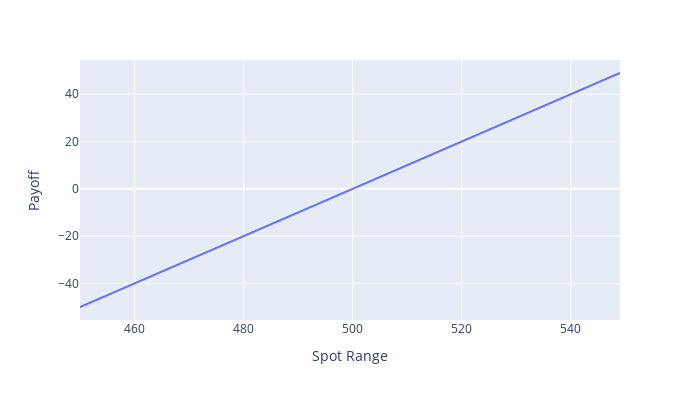

Source (notebook cell):
### Markdown cell above
### Stock Price Payoff

### Code cell
stock_price_payoff = spot-stock_purchase_price

fig = px.line(x=spot,y=stock_price_payoff)
fig.update_layout(height = 400, width = 700, xaxis_title = 'Spot Range', yaxis_title = 'Payoff')

### Figure 1 — Plotly figure (JSON) as saved in the notebook; plotly's stock layout.template omitted (floating-point values rounded to 4 significant figures)
{"data": [{"hovertemplate": "x=%{x}<br>y=%{y}<extra></extra>", "legendgroup": "", "line": {"color": "#636efa", "dash": "solid"}, "marker": {"symbol": "circle"}, "mode": "lines", "name": "", "orientation": "v", "showlegend": false, "type": "scatter", "x": [450, 451, 452, 453, 454, 455, 456, 457, 458, 459, 460, 461, 462, 463, 464, 465, 466, 467, 468, 469, 470, 471, 472, 473, 474, 475, 476, 477, 478, 479, 480, 481, 482, 483, 484, 485, 486, 487, 488, 489, 490, 491, 492, 493, 494, 495, 496, 497, 498, 499, 500, 501, 502, 503, 504, 505, 506, 507, 508, 509, 510, 511, 512, 513, 514, 515, 516, 517, 518, 519, 520, 521, 522, 523, 524, 525, 526, 527, 528, 529, 530, 531, 532, 533, 534, 535, 536, 537, 538, 539, 540, 541, 542, 543, 544, 545, 546, 547, 548, 549], "xaxis": "x", "y": [-50, -49, -48, -47, -46, -45, -44, -43, -42, -41, -40, -39, -38, -37, -36, -35, -34, -33, -32, -31, -30, -29, -28, -27, -26, -25, -24, -23, -22, -21, -20, -19, -18, -17, -16, -15, -14, -13, -12, -11, -10, -9, -8, -7, -6, -5, -4, -3, -2, -1, 0, 1, 2, 3, 4, 5, 6, 7, 8, 9, 10, 11, 12, 13, 14, 15, 16, 17, 18, 19, 20, 21, 22, 23, 24, 25, 26, 27, 28, 29, 30, 31, 32, 33, 34, 35, 36, 37, 38, 39, 40, 41, 42, 43, 44, 45, 46, 47, 48, 49], "yaxis": "y"}], "layout": {"height": 400, "legend": {"tracegroupgap": 0}, "margin": {"t": 60}, "width": 700, "xaxis": {"anchor": "y", "domain": [0, 1], "title": {"text": "Spot Range"}}, "yaxis": {"anchor": "x", "domain": [0, 1], "title": {"text": "Payoff"}}}}
